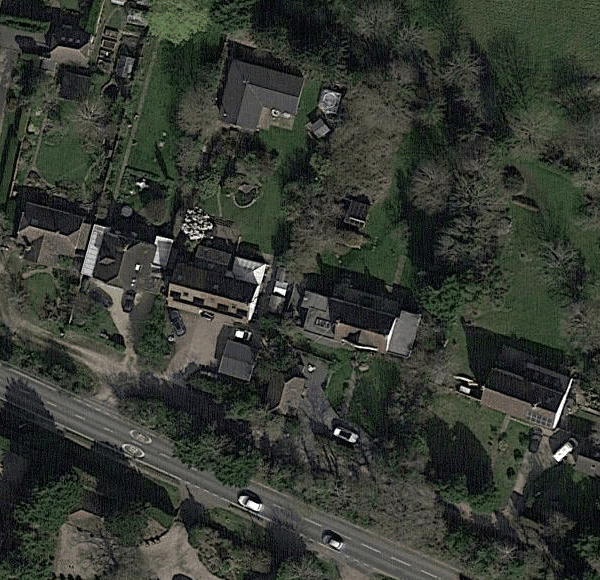
#> input picture googlemaps-dataset-creation/test_50.91811091177017_-0.24032128131631858.png, 600 x 580 px
$ jupyter execute --allow-errors google_maps_image_capture.ipynb
#> lines starting #> are read from the running program, lines starting #| are printed output that depends on the picture
# Image Acquiring Utilizing Google Maps Static API
In order to use it you need to enable Google Maps Static API from https://console.cloud.google.com/google/maps-apis and create an API key.

Google Maps API Request maker, used for acquiring images of utility poles.
CSV files contain geographic locations of different types of poles, only
utility poles are used. The acquired images were manually uploaded to the roboflow dataset for annotation.

https://app.roboflow.com/telephonepoledetection/telephone-poles/deploy

[cell 1]
import requests
import pandas as pd
from PIL import Image
import os
import numpy as np
from io import BytesIO
import cv2 as cv
from matplotlib import pyplot as plt

[cell 2]
os.makedirs('./dataset/california/',exist_ok=True)

os.makedirs('./dataset/dc/', exist_ok=True)

os.makedirs('./dataset/uk/', exist_ok=True)

os.makedirs('./dataset/test/', exist_ok=True)
dataset_path_cali = './dataset/california/'
dataset_path_dc = './dataset/dc/'

#> (the rest of this cell did not finish here and is left out)

#> (a cell that did not finish here is left out)

#> (a cell that did not finish here is left out)

#> (a cell that did not finish here is left out)

#> (a cell that did not finish here is left out)

#> (a cell that did not finish here is left out)

[cell 8]
def crop_bottom(image):
    w, h = image.size
    return image.crop((0, 0, w, h-20 ))

[cell 9]
def make_request(x,y,path, type):
    center_string = str(x) + ',' + str(y)
    payload = {'center':center_string,'zoom':19,'size':'600x600','key':'','maptype':'satellite'}
    r = requests.get('https://maps.googleapis.com/maps/api/staticmap', params=payload)
    i = Image.open(BytesIO(r.content))
    i = crop_bottom(i)
    datapath = path + '/' + type + '_' + str(x) + '_' + str(y) + '.png'
    i.save(datapath)
    if r.status_code == 200:
        return True
    else:
        return False

[cell 10]
# Test an image
make_request(50.91811091177017, -0.24032128131631858, './', 'test')
#> (the call stopped at in make_request, `r = requests.get('https://maps.googleapis.com/maps/api/staticmap', par..`: the network is not available in this run)

#> (a cell that did not finish here is left out)

#> (a cell that did not finish here is left out)

#> (a cell that did not finish here is left out)

#> (a cell that did not finish here is left out)

#> (a cell that did not finish here is left out)

[cell 16]
img = cv.imread('./test_50.91811091177017_-0.24032128131631858.png')
#> img is the input picture: shape (580, 600, 3); mean B, G, R 50.1, 57.8, 53.2
#> (the rest of this cell did not finish here and is left out)

[cell 17]
img = cv.imread('./test_50.91811091177017_-0.24032128131631858.png')
assert img is not None, "file could not be read, check with os.path.exists()"

laplacian = cv.Laplacian(img,cv.CV_64F)
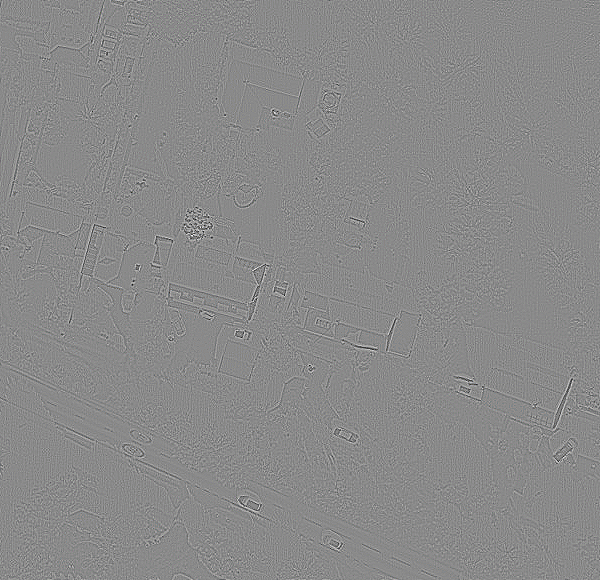
#> laplacian: shape (580, 600, 3) float64; mean B, G, R 0, 0, 0; drawn with min black and max white
sobelx = cv.Sobel(img,cv.CV_64F,1,0,ksize=3)
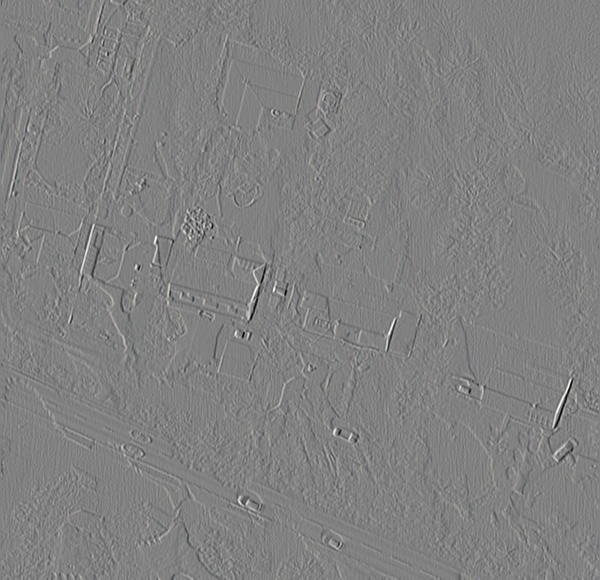
#> sobelx: shape (580, 600, 3) float64; mean B, G, R -0.1, 0, 0; drawn with min black and max white
sobely = cv.Sobel(img,cv.CV_64F,0,1,ksize=3)
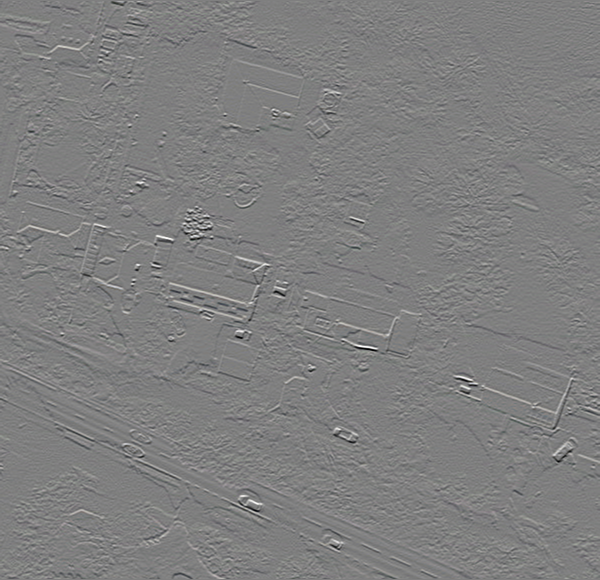
#> sobely: shape (580, 600, 3) float64; mean B, G, R 0.2, 0.1, 0.2; drawn with min black and max white


plt.subplot(2,2,1),plt.imshow(img)
plt.title('Original'), plt.xticks([]), plt.yticks([])
plt.subplot(2,2,2),plt.imshow(laplacian)
plt.title('Laplacian'), plt.xticks([]), plt.yticks([])
plt.subplot(2,2,3),plt.imshow(sobelx)
plt.title('Sobel X'), plt.xticks([]), plt.yticks([])
plt.subplot(2,2,4),plt.imshow(sobely)
plt.title('Sobel Y'), plt.xticks([]), plt.yticks([])
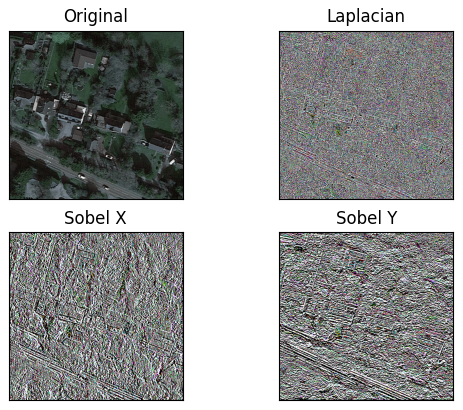
#> figure drawn by matplotlib, 4 panels; B, G, R data is drawn as R, G, B
